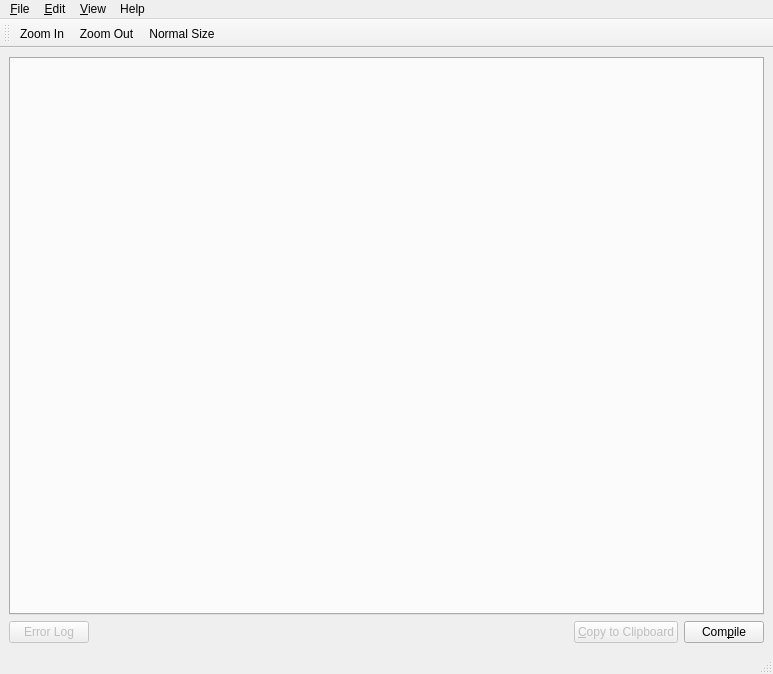
<?xml version="1.0" encoding="UTF-8"?>
<ui version="4.0">
 <class>MainWindow</class>
 <widget class="QMainWindow" name="MainWindow">
  <property name="geometry">
   <rect>
    <x>0</x>
    <y>0</y>
    <width>773</width>
    <height>674</height>
   </rect>
  </property>
  <property name="windowTitle">
   <string>Equator - LaTeX Snippet Editor</string>
  </property>
  <widget class="QWidget" name="centralwidget">
   <layout class="QVBoxLayout" name="verticalLayout">
    <item>
     <widget class="QTabWidget" name="tabWidget">
      <property name="tabPosition">
       <enum>QTabWidget::North</enum>
      </property>
      <property name="tabShape">
       <enum>QTabWidget::Rounded</enum>
      </property>
      <property name="currentIndex">
       <number>-1</number>
      </property>
      <property name="iconSize">
       <size>
        <width>16</width>
        <height>16</height>
       </size>
      </property>
      <property name="tabsClosable">
       <bool>true</bool>
      </property>
      <property name="movable">
       <bool>true</bool>
      </property>
     </widget>
    </item>
    <item>
     <layout class="QHBoxLayout" name="horizontalLayout">
      <item>
       <widget class="QPushButton" name="buttonErrorLog">
        <property name="enabled">
         <bool>false</bool>
        </property>
        <property name="text">
         <string>Error Log</string>
        </property>
        <property name="icon">
         <iconset>
          <normalon>:/icons/dialog-error.svg</normalon>
         </iconset>
        </property>
       </widget>
      </item>
      <item>
       <spacer name="horizontalSpacer">
        <property name="orientation">
         <enum>Qt::Horizontal</enum>
        </property>
        <property name="sizeHint" stdset="0">
         <size>
          <width>40</width>
          <height>20</height>
         </size>
        </property>
       </spacer>
      </item>
      <item>
       <widget class="QPushButton" name="buttonCopyClipboard">
        <property name="enabled">
         <bool>false</bool>
        </property>
        <property name="text">
         <string>&amp;Copy to Clipboard</string>
        </property>
        <property name="icon">
         <iconset>
          <normalon>:/icons/edit-redo.svg</normalon>
         </iconset>
        </property>
       </widget>
      </item>
      <item>
       <widget class="QPushButton" name="buttonCompile">
        <property name="enabled">
         <bool>true</bool>
        </property>
        <property name="text">
         <string>Com&amp;pile</string>
        </property>
        <property name="icon">
         <iconset>
          <normalon>:/icons/go-next.svg</normalon>
         </iconset>
        </property>
       </widget>
      </item>
     </layout>
    </item>
   </layout>
  </widget>
  <widget class="QMenuBar" name="menubar">
   <property name="geometry">
    <rect>
     <x>0</x>
     <y>0</y>
     <width>773</width>
     <height>24</height>
    </rect>
   </property>
   <widget class="QMenu" name="menu_File">
    <property name="title">
     <string>&amp;File</string>
    </property>
    <widget class="QMenu" name="menu_Export">
     <property name="title">
      <string>Export</string>
     </property>
     <addaction name="actionFileExportSvg"/>
     <addaction name="actionFileExportPng"/>
    </widget>
    <addaction name="menu_Export"/>
    <addaction name="actionFileImport"/>
    <addaction name="actionFileQuit"/>
   </widget>
   <widget class="QMenu" name="menu_Edit">
    <property name="title">
     <string>&amp;Edit</string>
    </property>
    <addaction name="actionEditOptions"/>
   </widget>
   <widget class="QMenu" name="menu_View">
    <property name="title">
     <string>&amp;View</string>
    </property>
    <addaction name="actionViewZoomIn"/>
    <addaction name="actionViewZoomOut"/>
    <addaction name="actionViewNormalSize"/>
   </widget>
   <widget class="QMenu" name="menuHelp">
    <property name="title">
     <string>Help</string>
    </property>
    <addaction name="actionHelpAbout"/>
   </widget>
   <addaction name="menu_File"/>
   <addaction name="menu_Edit"/>
   <addaction name="menu_View"/>
   <addaction name="menuHelp"/>
  </widget>
  <widget class="QStatusBar" name="statusbar"/>
  <widget class="QToolBar" name="toolBar">
   <property name="windowTitle">
    <string>toolBar</string>
   </property>
   <attribute name="toolBarArea">
    <enum>TopToolBarArea</enum>
   </attribute>
   <attribute name="toolBarBreak">
    <bool>false</bool>
   </attribute>
   <addaction name="actionViewZoomIn"/>
   <addaction name="actionViewZoomOut"/>
   <addaction name="actionViewNormalSize"/>
  </widget>
  <action name="actionFileQuit">
   <property name="icon">
    <iconset resource="equagen.qrc">
     <normaloff>:/icons/edit-logout.svg</normaloff>:/icons/edit-logout.svg</iconset>
   </property>
   <property name="text">
    <string>&amp;Quit</string>
   </property>
   <property name="iconVisibleInMenu">
    <bool>true</bool>
   </property>
  </action>
  <action name="actionEditOptions">
   <property name="icon">
    <iconset resource="equagen.qrc">
     <normaloff>:/icons/preferences-system.svg</normaloff>:/icons/preferences-system.svg</iconset>
   </property>
   <property name="text">
    <string>&amp;Options</string>
   </property>
   <property name="iconVisibleInMenu">
    <bool>true</bool>
   </property>
  </action>
  <action name="actionButtonCompile">
   <property name="text">
    <string>actionButtonCompile</string>
   </property>
  </action>
  <action name="actionButtonErrorLog">
   <property name="text">
    <string>actionButtonErrorLog</string>
   </property>
  </action>
  <action name="actionButtonCopyClipboard">
   <property name="text">
    <string>actionButtonCopyClipboard</string>
   </property>
  </action>
  <action name="actionViewZoomIn">
   <property name="icon">
    <iconset resource="equagen.qrc">
     <normaloff>:/icons/zoom-in</normaloff>:/icons/zoom-in</iconset>
   </property>
   <property name="text">
    <string>Zoom In</string>
   </property>
   <property name="iconVisibleInMenu">
    <bool>true</bool>
   </property>
  </action>
  <action name="actionViewZoomOut">
   <property name="icon">
    <iconset resource="equagen.qrc">
     <normaloff>:/icons/zoom-out</normaloff>:/icons/zoom-out</iconset>
   </property>
   <property name="text">
    <string>Zoom Out</string>
   </property>
   <property name="iconVisibleInMenu">
    <bool>true</bool>
   </property>
  </action>
  <action name="actionViewNormalSize">
   <property name="icon">
    <iconset resource="equagen.qrc">
     <normaloff>:/icons/zoom-original</normaloff>:/icons/zoom-original</iconset>
   </property>
   <property name="text">
    <string>Normal Size</string>
   </property>
   <property name="iconVisibleInMenu">
    <bool>true</bool>
   </property>
  </action>
  <action name="actionFileExportSvg">
   <property name="icon">
    <iconset resource="equagen.qrc">
     <normaloff>:/icons/export-document</normaloff>:/icons/export-document</iconset>
   </property>
   <property name="text">
    <string>SVG</string>
   </property>
   <property name="iconVisibleInMenu">
    <bool>true</bool>
   </property>
  </action>
  <action name="actionFileExportPng">
   <property name="icon">
    <iconset resource="equagen.qrc">
     <normaloff>:/icons/export-document</normaloff>:/icons/export-document</iconset>
   </property>
   <property name="text">
    <string>PNG</string>
   </property>
   <property name="iconVisibleInMenu">
    <bool>true</bool>
   </property>
  </action>
  <action name="actionFileImport">
   <property name="icon">
    <iconset resource="equagen.qrc">
     <normaloff>:/icons/import-document.svg</normaloff>:/icons/import-document.svg</iconset>
   </property>
   <property name="text">
    <string>Import</string>
   </property>
   <property name="iconVisibleInMenu">
    <bool>true</bool>
   </property>
  </action>
  <action name="actionHelpAbout">
   <property name="icon">
    <iconset resource="equagen.qrc">
     <normaloff>:/icons/about.svg</normaloff>:/icons/about.svg</iconset>
   </property>
   <property name="text">
    <string>About</string>
   </property>
   <property name="iconVisibleInMenu">
    <bool>true</bool>
   </property>
  </action>
 </widget>
 <resources>
  <include location="equagen.qrc"/>
 </resources>
 <connections>
  <connection>
   <sender>buttonCompile</sender>
   <signal>clicked()</signal>
   <receiver>actionButtonCompile</receiver>
   <slot>trigger()</slot>
   <hints>
    <hint type="sourcelabel">
     <x>720</x>
     <y>628</y>
    </hint>
    <hint type="destinationlabel">
     <x>-1</x>
     <y>-1</y>
    </hint>
   </hints>
  </connection>
  <connection>
   <sender>buttonErrorLog</sender>
   <signal>clicked()</signal>
   <receiver>actionButtonErrorLog</receiver>
   <slot>trigger()</slot>
   <hints>
    <hint type="sourcelabel">
     <x>52</x>
     <y>628</y>
    </hint>
    <hint type="destinationlabel">
     <x>-1</x>
     <y>-1</y>
    </hint>
   </hints>
  </connection>
  <connection>
   <sender>buttonCopyClipboard</sender>
   <signal>clicked()</signal>
   <receiver>actionButtonCopyClipboard</receiver>
   <slot>trigger()</slot>
   <hints>
    <hint type="sourcelabel">
     <x>612</x>
     <y>628</y>
    </hint>
    <hint type="destinationlabel">
     <x>-1</x>
     <y>-1</y>
    </hint>
   </hints>
  </connection>
 </connections>
</ui>
